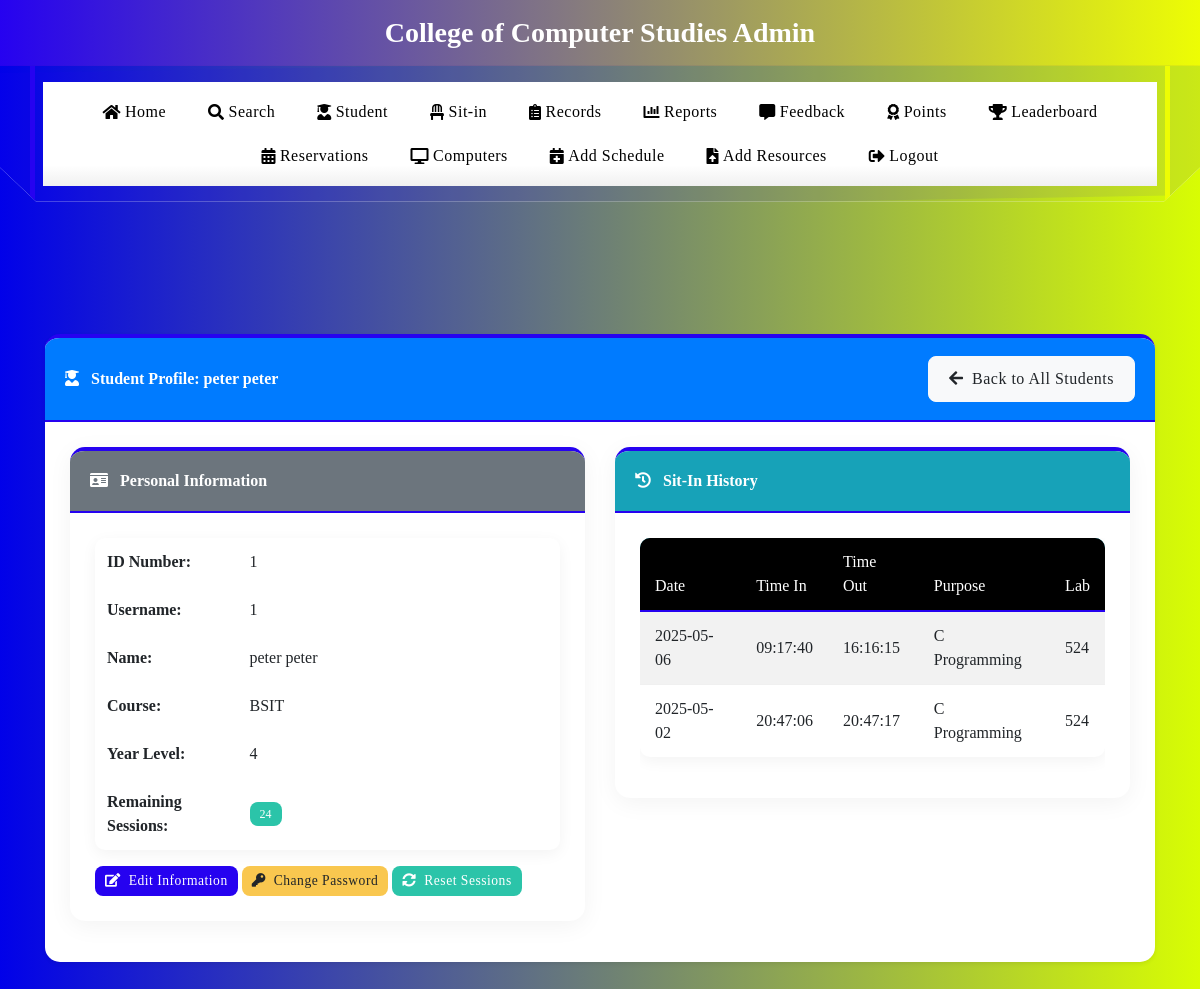
The app's page /view_student?id=1 (signed in) with its own data.
### tables this page shows
CREATE TABLE users
(id INTEGER PRIMARY KEY AUTOINCREMENT,
idno varchar(50),
lastname varchar(80),
firstname varchar(80),
middlename varchar(80),
course varchar(50),
year_level varchar(50),
email varchar(60),
username varchar(80),
password varchar(90), remaining_sessions INTEGER DEFAULT 30, is_admin INTEGER DEFAULT 0, profile_image TEXT, role TEXT DEFAULT 'user', points INTEGER DEFAULT 0);

CREATE TABLE sitins (
                id INTEGER PRIMARY KEY,
                student_id TEXT,
                lab_number TEXT,
                purpose TEXT,
                login_date TEXT DEFAULT (date('now', 'localtime')),
                login_time TEXT,
                logout_time TEXT,
                status TEXT,
                timestamp DATETIME DEFAULT CURRENT_TIMESTAMP,
                feedback TEXT,
                feedback_response TEXT,
                created_at TEXT, subject TEXT, professor TEXT,
                FOREIGN KEY (student_id) REFERENCES users (idno)
            );

### app.py (the view)
@app.route('/view_student')
def view_student():
    if 'admin' not in session:
        return redirect(url_for('login'))
    student_id = request.args.get('id')
    if not student_id:
        return redirect(url_for('view_students'))
    try:
        conn = get_db_connection()
        cursor = conn.cursor()
        cursor.execute('SELECT COUNT(*) as count FROM sitins WHERE logout_time IS NULL')
        active_count = cursor.fetchone()['count']
        try:
            cursor.execute('''
                SELECT * FROM users WHERE idno = ? AND is_admin = 0
            ''', (student_id,))
        except sqlite3.OperationalError:
            cursor.execute('''
                SELECT * FROM users WHERE idno = ? AND username != 'admin'
            ''', (student_id,))
        student = cursor.fetchone()
        if not student:
            conn.close()
            flash('Student not found', 'error')
            return redirect(url_for('view_students'))
        cursor.execute('''
            SELECT * FROM sitins
            WHERE student_id = ?
            ORDER BY login_date DESC, login_time DESC
        ''', (student_id,))
        sit_ins = cursor.fetchall()
        conn.close()
        student_dict = dict(student)
        sit_ins_list = []
        for sit_in in sit_ins:
            sit_ins_list.append(dict(sit_in))
        return render_template('view_students.html',
                              single_student=student_dict,
                              sit_ins=sit_ins_list,
                              active_count=active_count,
                              students=[])
    except Exception as e:
        print(f"Error viewing student: {str(e)}")
        flash(f'Error: {str(e)}', 'error')
        return redirect(url_for('view_students'))

### app.py (called while the page is built, shortened)
def get_db_connection():
    conn = sqlite3.connect('students.db', timeout=30)
    conn.execute("PRAGMA journal_mode=WAL")  # Use Write-Ahead Logging
    conn.row_factory = sqlite3.Row
    try:
        cursor = conn.cursor()
        cursor.execute("PRAGMA table_info(users)")
        columns = [column[1] for column in cursor.fetchall()]
        cursor.execute("PRAGMA table_info(sitins)")
        sitins_columns = [column[1] for column in cursor.fetchall()]
    except Exception as e:
        print(f"Error in get_db_connection: {str(e)}")
    return conn

### templates/view_students.html (shortened to what this page needs)
<!DOCTYPE html>
<html lang="en">
<head>
    <link rel="stylesheet" href="https://stackpath.bootstrapcdn.com/bootstrap/4.5.2/css/bootstrap.min.css">
    <link rel="stylesheet" href="https://cdnjs.cloudflare.com/ajax/libs/font-awesome/5.15.3/css/all.min.css">
    <link rel="stylesheet" href="https://cdn.datatables.net/1.11.3/css/dataTables.bootstrap4.min.css">
    <link rel="stylesheet" href="https://cdn.datatables.net/buttons/2.0.1/css/buttons.bootstrap4.min.css">
    <link rel="stylesheet" href="{{ url_for('static', filename='css/navbar.css') }}">
</head>
<body>
    <div class="header-banner">
        <div class="container text-center">
            <h3 class="font-weight-bold mb-0">College of Computer Studies Admin</h3>
        </div>
    </div>
    {% include 'admin_navbar.html' %}
    <div class="container py-5">
    </div>
    {% if single_student %}
    <div class="container py-3">
        <div class="card shadow-sm">
            <div class="card-header bg-primary text-white d-flex align-items-center justify-content-between">
                <div>
                    <i class="fas fa-user-graduate mr-2"></i> Student Profile: {{ single_student.firstname }} {{ single_student.lastname }}
                </div>
                <a href="{{ url_for('view_students') }}" class="btn btn-light">
                    <i class="fas fa-arrow-left mr-1"></i> Back to All Students
                </a>
            </div>
            <div class="card-body">
                <div class="row">
                    <div class="col-md-6">
                        <div class="card mb-3">
                            <div class="card-header bg-secondary text-white">
                                <i class="fas fa-id-card mr-2"></i> Personal Information
                            </div>
                            <div class="card-body">
                                <table class="table table-borderless">
                                    <tr>
                                        <th style="width: 30%">ID Number:</th>
                                        <td>{{ single_student.idno }}</td>
                                    </tr>
                                    <tr>
                                        <th>Username:</th>
                                        <td>{{ single_student.username }}</td>
                                    </tr>
                                    <tr>
                                        <th>Name:</th>
                                        <td>{{ single_student.firstname }} {{ single_student.lastname }}</td>
                                    </tr>
                                    <tr>
                                        <th>Course:</th>
                                        <td>{{ single_student.course }}</td>
                                    </tr>
                                    <tr>
                                        <th>Year Level:</th>
                                        <td>{{ single_student.year_level }}</td>
                                    </tr>
                                    <tr>
                                        <th>Remaining Sessions:</th>
                                        <td>
                                            <span class="badge {% if single_student.remaining_sessions <= 0 %}badge-danger{% elif single_student.remaining_sessions <= 5 %}badge-warning{% else %}badge-success{% endif %}">
                                                {{ single_student.remaining_sessions }}
                                            </span>
                                        </td>
                                    </tr>
                                </table>
                                <div class="mt-3">
                                    <button class="btn btn-primary btn-sm edit-btn" data-id="{{ single_student.idno }}" data-toggle="modal" data-target="#editStudentModal">
                                        <i class="fas fa-edit mr-1"></i> Edit Information
                                    </button>
                                    <button class="btn btn-warning btn-sm change-pass-btn" data-id="{{ single_student.idno }}" data-toggle="modal" data-target="#changePasswordModal">
                                        <i class="fas fa-key mr-1"></i> Change Password
                                    </button>
                                    <button class="btn btn-success btn-sm reset-session-btn" data-id="{{ single_student.idno }}">
                                        <i class="fas fa-sync-alt mr-1"></i> Reset Sessions
                                    </button>
                                </div>
                            </div>
                        </div>
                    </div>
                    <div class="col-md-6">
                        <div class="card">
                            <div class="card-header bg-info text-white">
                                <i class="fas fa-history mr-2"></i> Sit-In History
                            </div>
                            <div class="card-body">
                                {% if sit_ins %}
                                <div class="table-responsive">
                                    <table class="table table-striped table-hover">
                                        <thead class="bg-info text-white">
                                            <tr>
                                                <th>Date</th>
                                                <th>Time In</th>
                                                <th>Time Out</th>
                                                <th>Purpose</th>
                                                <th>Lab</th>
                                            </tr>
                                        </thead>
                                        <tbody>
                                            {% for sit_in in sit_ins %}
                                            <tr>
                                                <td>{{ sit_in.login_date }}</td>
                                                <td>{{ sit_in.login_time }}</td>
                                                <td>{{ sit_in.logout_time if sit_in.logout_time else 'Active' }}</td>
                                                <td>{{ sit_in.purpose }}</td>
                                                <td>{{ sit_in.lab_number }}</td>
                                            </tr>
                                            {% endfor %}
                                        </tbody>
                                    </table>
                                </div>
                                {% else %}
                                <div class="alert alert-info">
                                    <i class="fas fa-info-circle mr-1"></i> No sit-in history found for this student.
                                </div>
                                {% endif %}
                            </div>
                        </div>
                    </div>
                </div>
            </div>
        </div>
    </div>
    {% endif %}
</body>
</html>

### templates/view_students.html (style rules this page uses)
:root { --primary-color: #2602f0; --secondary-color: #edfd04; --accent-color: #D43A43; --light-color: #f8f9fa; --dark-color: #000000; --success-color: #2bc4a9; --warning-color: #f9c74f; --danger-color: #B4121B; }
body { font-family: Georgia, serif; background: linear-gradient(to right, #0101e9, #d8fd03); color: #495057; min-height: 100vh; }
.header-banner { background: linear-gradient(to right, var(--primary-color), var(--secondary-color)); color: white; padding: 16px 0; overflow: hidden; }
.header-banner::after { content: ''; position: absolute; bottom: -10px; left: 0; right: 0; height: 20px; background: #fff; border-radius: 50% 50% 0 0; }
.card { border: none; border-radius: 15px; box-shadow: 0 5px 25px rgba(0,0,0,0.05); transition: all 0.3s ease; margin-bottom: 25px; overflow: hidden; border-top: 4px solid var(--primary-color); }
.card-header { background: var(--dark-color); color: white; font-weight: 600; padding: 18px 20px; border-bottom: 2px solid var(--primary-color) !important; border-radius: 0 !important; }
.card-body { padding: 25px; }
.btn { border-radius: 8px; padding: 10px 20px; font-weight: 500; letter-spacing: 0.5px; transition: all 0.3s ease; }
.btn-primary { background: var(--primary-color); border: none; }
.btn-success { background: var(--success-color); border: none; }
.btn-warning { background: var(--warning-color); border: none; color: #212529; }
.btn-sm { padding: 5px 10px; font-size: 0.85rem; }
.table { background-color: white; border-radius: 10px; overflow: hidden; box-shadow: 0 4px 15px rgba(0,0,0,0.05); }
.table thead th { background-color: var(--dark-color); color: white; border: none; font-weight: 500; padding: 12px 15px; border-bottom: 2px solid var(--primary-color) !important; }
.table td { padding: 12px 15px; vertical-align: middle; border-color: #f0f0f0; }
.badge { padding: 6px 10px; font-weight: 500; border-radius: 8px; color: white; }
.badge-success { background-color: var(--success-color); }

### records on screen
users: firstname "peter", lastname "peter", idno "1", username "1", course "BSIT", year_level "4", remaining_sessions "24"
sitins: login_date "2025-05-06", login_time "09:17:40", logout_time "16:16:15", purpose "C Programming", lab_number "524"
sitins: login_date "2025-05-02", login_time "20:47:06", logout_time "20:47:17", purpose "C Programming", lab_number "524"
